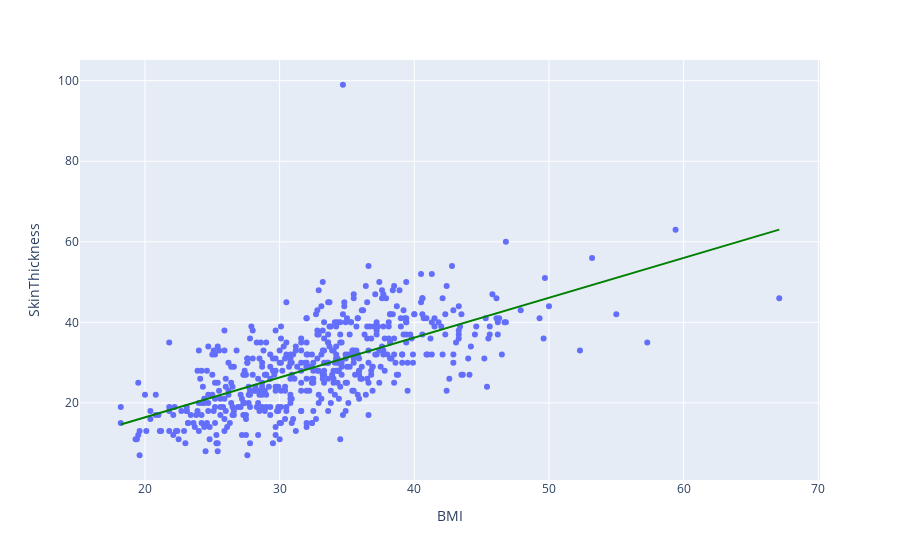

The cell this chart's notebook holds for it:
### Markdown cell above
#### BMI - SkinThickness

### Code cell
df_clean = df_ori.copy()
df_clean.loc[df_clean['BMI'] == 0, 'BMI'] = np.nan
df_clean.loc[df_clean['SkinThickness'] == 0, 'SkinThickness'] = np.nan

df_clean = df_clean.dropna(subset=['BMI', 'SkinThickness'])

fig = px.scatter(df_clean, 
                 x='BMI', 
                 y='SkinThickness',
                 trendline="ols",
                 trendline_color_override="green")
fig.show()

### Figure 1 — Plotly figure (JSON) as saved in the notebook; plotly's stock layout.template omitted (floating-point values rounded to 4 significant figures; data arrays with more than 128 entries replaced by an {"elided": "..."} marker saying what was removed)
{"data": [{"hovertemplate": "BMI=%{x}<br>SkinThickness=%{y}<extra></extra>", "legendgroup": "", "marker": {"color": "#636efa", "symbol": "circle"}, "mode": "markers", "name": "", "orientation": "v", "showlegend": false, "type": "scatter", "x": {"elided": "539 float values"}, "xaxis": "x", "y": {"elided": "539 int values"}, "yaxis": "y"}, {"hovertemplate": "<b>OLS trendline</b><br>SkinThickness = 0.989482 * BMI + -3.37349<br>R<sup>2</sup>=0.420181<br><br>BMI=%{x}<br>SkinThickness=%{y} <b>(trend)</b><extra></extra>", "legendgroup": "", "line": {"color": "green"}, "marker": {"color": "#636efa", "symbol": "circle"}, "mode": "lines", "name": "", "showlegend": false, "type": "scatter", "x": {"elided": "539 float values"}, "xaxis": "x", "y": {"elided": "539 float values"}, "yaxis": "y"}], "layout": {"legend": {"tracegroupgap": 0}, "margin": {"t": 60}, "xaxis": {"anchor": "y", "domain": [0, 1], "title": {"text": "BMI"}}, "yaxis": {"anchor": "x", "domain": [0, 1], "title": {"text": "SkinThickness"}}}}
